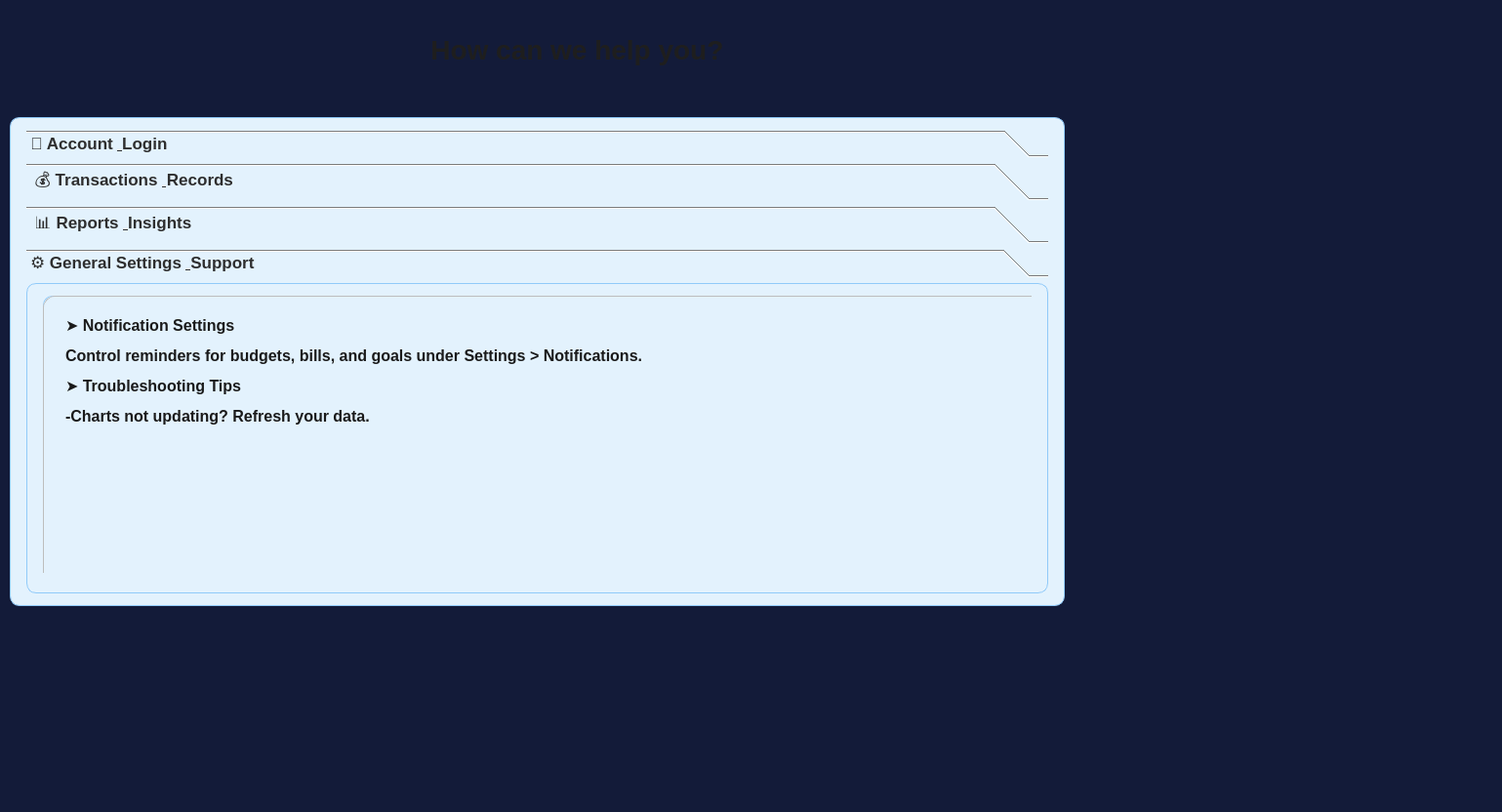
<?xml version="1.0" encoding="UTF-8"?>
<ui version="4.0">
 <class>Help</class>
 <widget class="QMainWindow" name="Help">
  <property name="geometry">
   <rect>
    <x>0</x>
    <y>0</y>
    <width>1539</width>
    <height>832</height>
   </rect>
  </property>
  <property name="palette">
   <palette>
    <active>
     <colorrole role="Window">
      <brush brushstyle="SolidPattern">
       <color alpha="255">
        <red>19</red>
        <green>27</green>
        <blue>57</blue>
       </color>
      </brush>
     </colorrole>
    </active>
    <inactive>
     <colorrole role="Window">
      <brush brushstyle="SolidPattern">
       <color alpha="255">
        <red>19</red>
        <green>27</green>
        <blue>57</blue>
       </color>
      </brush>
     </colorrole>
    </inactive>
    <disabled>
     <colorrole role="Base">
      <brush brushstyle="SolidPattern">
       <color alpha="255">
        <red>19</red>
        <green>27</green>
        <blue>57</blue>
       </color>
      </brush>
     </colorrole>
     <colorrole role="Window">
      <brush brushstyle="SolidPattern">
       <color alpha="255">
        <red>19</red>
        <green>27</green>
        <blue>57</blue>
       </color>
      </brush>
     </colorrole>
    </disabled>
   </palette>
  </property>
  <property name="windowTitle">
   <string>MainWindow</string>
  </property>
  <widget class="QWidget" name="centralwidget">
   <widget class="QWidget" name="gridLayoutWidget">
    <property name="geometry">
     <rect>
      <x>0</x>
      <y>0</y>
      <width>1541</width>
      <height>841</height>
     </rect>
    </property>
    <layout class="QGridLayout" name="gridLayout">
     <item row="0" column="0">
      <widget class="QWidget" name="widget" native="true">
       <widget class="QWidget" name="widget_2" native="true">
        <property name="geometry">
         <rect>
          <x>10</x>
          <y>-40</y>
          <width>1551</width>
          <height>161</height>
         </rect>
        </property>
        <widget class="QLabel" name="label">
         <property name="geometry">
          <rect>
           <x>-120</x>
           <y>40</y>
           <width>1201</width>
           <height>101</height>
          </rect>
         </property>
         <property name="styleSheet">
          <string notr="true">
    background: qlineargradient(x1:0, y1:0, x2:1, y2:0,
                                stop:0 #FF6A3D,
                                stop:0.5 #F6E9F0,
                                stop:1 #3D9EFF);



    font-size: 28px;
    font-weight: bold;
    color: #1E1E1E;

</string>
         </property>
         <property name="text">
          <string>                                                                       How can we help you?</string>
         </property>
        </widget>
       </widget>
       <widget class="QToolBox" name="toolBox">
        <property name="enabled">
         <bool>true</bool>
        </property>
        <property name="geometry">
         <rect>
          <x>10</x>
          <y>120</y>
          <width>1081</width>
          <height>501</height>
         </rect>
        </property>
        <property name="styleSheet">
         <string notr="true">color: #2e2e2e;
font-family: &quot;Segoe UI&quot;, Tahoma, sans-serif;
font-size: 17px;
font-weight: 500;
background-color: #e3f2fd;   /* Soft blue, not white */
padding: 12px 16px;
border-radius: 10px;
border: 1px solid #90caf9;   /* Light blue border */
</string>
        </property>
        <property name="currentIndex">
         <number>3</number>
        </property>
        <widget class="QWidget" name="page">
         <property name="geometry">
          <rect>
           <x>0</x>
           <y>0</y>
           <width>1013</width>
           <height>301</height>
          </rect>
         </property>
         <property name="minimumSize">
          <size>
           <width>200</width>
           <height>200</height>
          </size>
         </property>
         <attribute name="label">
          <string>🔐 Account &amp; Login</string>
         </attribute>
         <widget class="QLabel" name="label_2">
          <property name="enabled">
           <bool>true</bool>
          </property>
          <property name="geometry">
           <rect>
            <x>0</x>
            <y>0</y>
            <width>1181</width>
            <height>301</height>
           </rect>
          </property>
          <property name="styleSheet">
           <string notr="true">color: #1a1a1a;  /* deeper black text */
background: qlineargradient(
    x1: 0, y1: 0, x2: 1, y2: 1,
    stop: 0 #ffffff,
    stop: 1 #f5f5f5
);  /* modern light gradient background */

font-family: &quot;Segoe UI&quot;, Tahoma, sans-serif;
font-size: 16px;
font-weight: 500;

padding: 14px 18px;
border-radius: 12px;
border: 1px solid #bdbdbd;

box-shadow: 0px 2px 6px rgba(0, 0, 0, 0.1); /* subtle shadow effect */
</string>
          </property>
          <property name="text">
           <string>&lt;html&gt;&lt;head/&gt;&lt;body&gt;&lt;p&gt;➤What is Artha Drishya?&lt;/p&gt;&lt;p&gt;Track your income, expenses, and budgets in one place. Stay in control of your personal finances with simple tools and  insights.&lt;/p&gt;&lt;p&gt;➤How to Sign Up?&lt;/p&gt;&lt;p&gt;Tap “Sign Up,” enter your email and password, and confirm your details. &lt;/p&gt;&lt;p&gt;➤ How to Log In?&lt;/p&gt;&lt;p&gt;Enter your registered email and password on the login screen. Tap “Login” to access your dashboard.&lt;/p&gt;&lt;p&gt;➤Forgot Password?&lt;/p&gt;&lt;p&gt;Enter your pet name,date of birth or email to access your old account&lt;/p&gt;&lt;p&gt;&lt;br/&gt;&lt;/p&gt;&lt;p&gt;&lt;br/&gt;&lt;/p&gt;&lt;p&gt;&lt;br/&gt;&lt;/p&gt;&lt;p&gt;&lt;br/&gt;&lt;/p&gt;&lt;p&gt;&lt;br/&gt;&lt;/p&gt;&lt;/body&gt;&lt;/html&gt;</string>
          </property>
          <property name="textFormat">
           <enum>Qt::TextFormat::MarkdownText</enum>
          </property>
         </widget>
        </widget>
        <widget class="QWidget" name="Page2">
         <property name="geometry">
          <rect>
           <x>0</x>
           <y>0</y>
           <width>1013</width>
           <height>301</height>
          </rect>
         </property>
         <attribute name="label">
          <string> 💰 Transactions &amp; Records</string>
         </attribute>
         <widget class="QLabel" name="label_3">
          <property name="geometry">
           <rect>
            <x>0</x>
            <y>0</y>
            <width>1181</width>
            <height>301</height>
           </rect>
          </property>
          <property name="styleSheet">
           <string notr="true">color: #1a1a1a;  /* deeper black text */
background: qlineargradient(
    x1: 0, y1: 0, x2: 1, y2: 1,
    stop: 0 #ffffff,
    stop: 1 #f5f5f5
);  /* modern light gradient background */

font-family: &quot;Segoe UI&quot;, Tahoma, sans-serif;
font-size: 16px;
font-weight: 500;

padding: 14px 18px;
border-radius: 12px;
border: 1px solid #bdbdbd;

box-shadow: 0px 2px 6px rgba(0, 0, 0, 0.1); /* subtle shadow effect */
</string>
          </property>
          <property name="text">
           <string>&lt;html&gt;&lt;head/&gt;&lt;body&gt;&lt;p&gt;&lt;span style=&quot; font-size:12pt;&quot;&gt;➤ What is the Record Page?&lt;/span&gt;&lt;/p&gt;&lt;p&gt;&lt;span style=&quot; font-size:12pt;&quot;&gt;This is where you log every income or expense to keep your financial records up to date.&lt;/span&gt;&lt;/p&gt;&lt;p&gt;&lt;span style=&quot; font-size:12pt;&quot;&gt;➤ Adding a Transaction&lt;/span&gt;&lt;/p&gt;&lt;p&gt;&lt;span style=&quot; font-size:12pt;&quot;&gt;Choose income or expense, fill in amount, category, date, and reviw then tap “Add Record&amp;quot;.&lt;/span&gt;&lt;/p&gt;&lt;p&gt;&lt;span style=&quot; font-size:12pt;&quot;&gt;➤ Editing the income or expenses field&lt;/span&gt;&lt;/p&gt;&lt;p&gt;&lt;span style=&quot; font-size:12pt;&quot;&gt;Go to the Edit income or Edit expenses section to edit the previous values &lt;/span&gt;&lt;/p&gt;&lt;p&gt;&lt;span style=&quot; font-size:12pt;&quot;&gt;&lt;br/&gt;&lt;/span&gt;&lt;/p&gt;&lt;p&gt;&lt;span style=&quot; font-size:12pt;&quot;&gt;&lt;br/&gt;&lt;/span&gt;&lt;/p&gt;&lt;p&gt;&lt;span style=&quot; font-size:12pt;&quot;&gt;&lt;br/&gt;&lt;/span&gt;&lt;/p&gt;&lt;p&gt;&lt;span style=&quot; font-size:12pt;&quot;&gt;&lt;br/&gt;&lt;/span&gt;&lt;/p&gt;&lt;p&gt;&lt;span style=&quot; font-size:12pt;&quot;&gt;&lt;br/&gt;&lt;/span&gt;&lt;/p&gt;&lt;p&gt;&lt;span style=&quot; font-size:12pt;&quot;&gt;&lt;br/&gt;&lt;/span&gt;&lt;/p&gt;&lt;p&gt;&lt;span style=&quot; font-size:12pt;&quot;&gt;&lt;br/&gt;&lt;/span&gt;&lt;/p&gt;&lt;p&gt;&lt;span style=&quot; font-size:12pt;&quot;&gt;&lt;br/&gt;&lt;/span&gt;&lt;/p&gt;&lt;/body&gt;&lt;/html&gt;</string>
          </property>
         </widget>
        </widget>
        <widget class="QWidget" name="page_4">
         <property name="geometry">
          <rect>
           <x>0</x>
           <y>0</y>
           <width>1013</width>
           <height>301</height>
          </rect>
         </property>
         <attribute name="label">
          <string> 📊 Reports &amp; Insights</string>
         </attribute>
         <widget class="QLabel" name="label_4">
          <property name="geometry">
           <rect>
            <x>0</x>
            <y>0</y>
            <width>1181</width>
            <height>301</height>
           </rect>
          </property>
          <property name="styleSheet">
           <string notr="true">color: #1a1a1a;  /* deeper black text */
background: qlineargradient(
    x1: 0, y1: 0, x2: 1, y2: 1,
    stop: 0 #ffffff,
    stop: 1 #f5f5f5
);  /* modern light gradient background */

font-family: &quot;Segoe UI&quot;, Tahoma, sans-serif;
font-size: 16px;
font-weight: 500;

padding: 14px 18px;
border-radius: 12px;
border: 1px solid #bdbdbd;

box-shadow: 0px 2px 6px rgba(0, 0, 0, 0.1); /* subtle shadow effect */
</string>
          </property>
          <property name="text">
           <string>&lt;html&gt;&lt;head/&gt;&lt;body&gt;&lt;p&gt;➤ What is the Analyze Page?&lt;/p&gt;&lt;p&gt;View summaries of your income, expenses, and net balance through easy charts and dashboards.&lt;/p&gt;&lt;p&gt;➤ Spending Breakdown by Category&lt;/p&gt;&lt;p&gt;See where your money goes with pie charts and bars showing each category’s share (e.g., Food, Rent).&lt;/p&gt;&lt;p&gt;➤ Income vs. Expense Trends&lt;/p&gt;&lt;p&gt;View your financial flow over time — monthly or yearly trends to help understand saving vs. spending.&lt;/p&gt;&lt;p&gt;➤ Budgets &amp;amp; Limits&lt;/p&gt;&lt;p&gt;Set budget limits per category and track your usage. &lt;/p&gt;&lt;p&gt;&lt;br/&gt;&lt;/p&gt;&lt;p&gt;&lt;br/&gt;&lt;/p&gt;&lt;p&gt;&lt;br/&gt;&lt;/p&gt;&lt;p&gt;&lt;br/&gt;&lt;/p&gt;&lt;/body&gt;&lt;/html&gt;</string>
          </property>
         </widget>
        </widget>
        <widget class="QWidget" name="page_2">
         <property name="geometry">
          <rect>
           <x>0</x>
           <y>0</y>
           <width>1013</width>
           <height>301</height>
          </rect>
         </property>
         <attribute name="label">
          <string>⚙️ General Settings &amp; Support</string>
         </attribute>
         <widget class="QLabel" name="label_5">
          <property name="geometry">
           <rect>
            <x>0</x>
            <y>0</y>
            <width>1191</width>
            <height>301</height>
           </rect>
          </property>
          <property name="styleSheet">
           <string notr="true">color: #1a1a1a;  /* deeper black text */
background: qlineargradient(
    x1: 0, y1: 0, x2: 1, y2: 1,
    stop: 0 #ffffff,
    stop: 1 #f5f5f5
);  /* modern light gradient background */

font-family: &quot;Segoe UI&quot;, Tahoma, sans-serif;
font-size: 16px;
font-weight: 500;

padding: 14px 18px;
border-radius: 12px;
border: 1px solid #bdbdbd;

box-shadow: 0px 2px 6px rgba(0, 0, 0, 0.1); /* subtle shadow effect */
</string>
          </property>
          <property name="text">
           <string>&lt;html&gt;&lt;head/&gt;&lt;body&gt;&lt;p&gt;➤ Notification Settings&lt;/p&gt;&lt;p&gt;Control reminders for budgets, bills, and goals under Settings &amp;gt; Notifications.&lt;/p&gt;&lt;p&gt;➤ Troubleshooting Tips&lt;/p&gt;&lt;p&gt;-Charts not updating? Refresh your data.&lt;/p&gt;&lt;p&gt;&lt;br/&gt;&lt;/p&gt;&lt;p&gt;&lt;br/&gt;&lt;/p&gt;&lt;p&gt;&lt;br/&gt;&lt;/p&gt;&lt;/body&gt;&lt;/html&gt;</string>
          </property>
         </widget>
        </widget>
       </widget>
      </widget>
     </item>
    </layout>
   </widget>
  </widget>
 </widget>
 <resources/>
 <connections/>
</ui>
